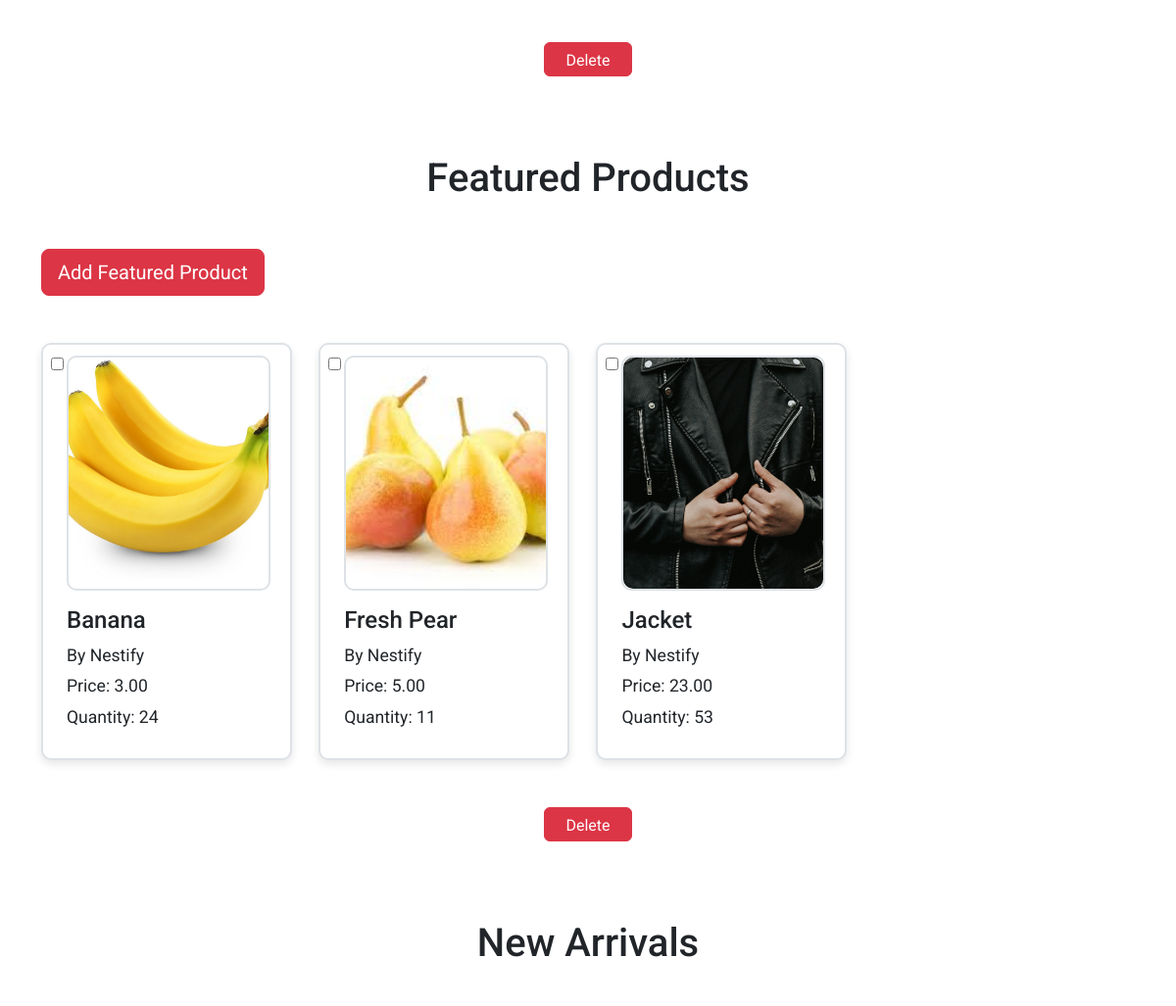
/core/owner/home/admin/ (signed in, middle part), run on an earlier commit of the app's database.
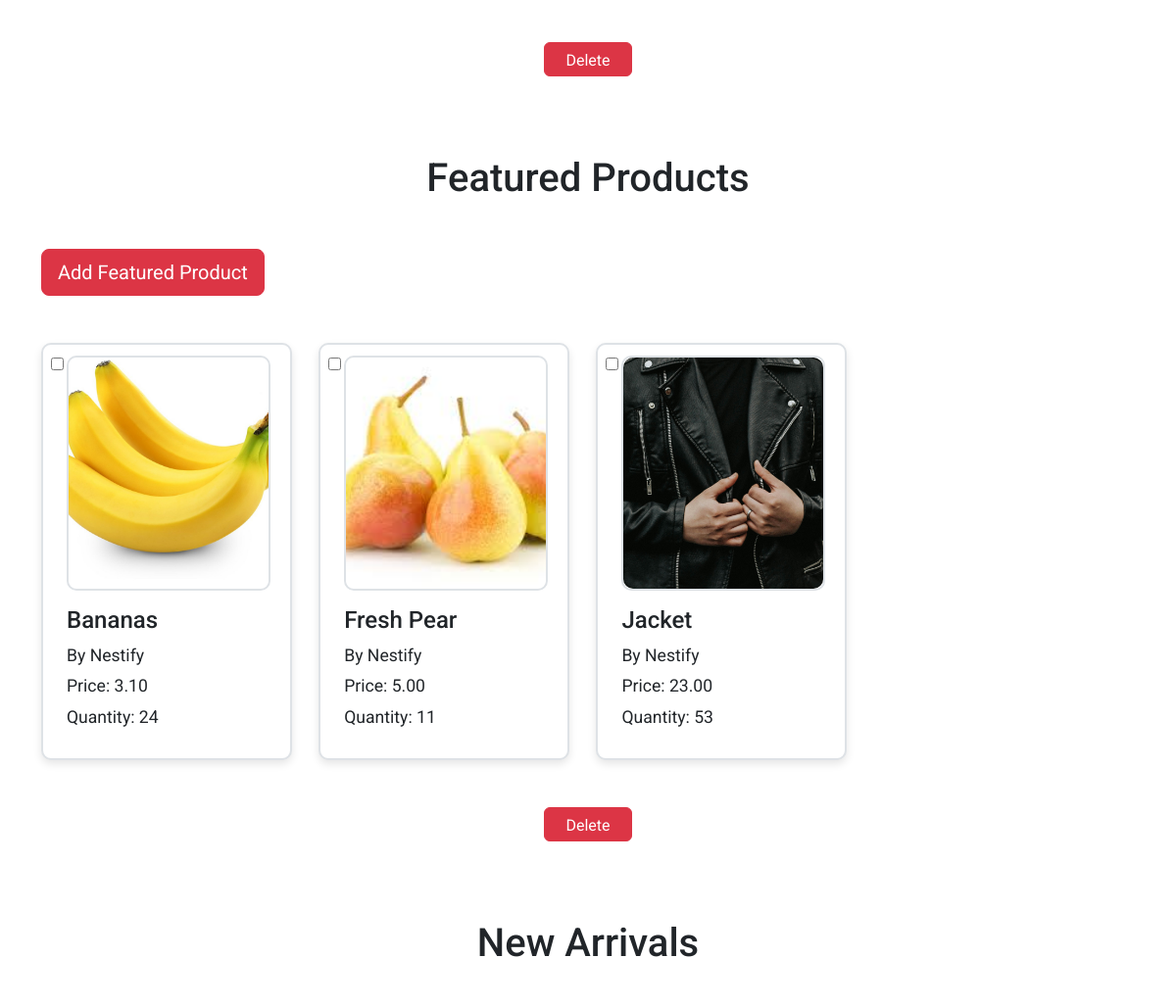
And on a later commit of the database.
### shop/models.py (models this page shows, shortened)
class FeaturedProduct(models.Model):
    featuredProductId = ShortUUIDField(unique=True, length=10, max_length=27, prefix="featuredProduct", alphabet="ABCDEF0123456789")
    shop = models.ForeignKey(Shop, related_name='shop_featured_products', on_delete=models.CASCADE)
    created_by = models.ForeignKey(settings.AUTH_USER_MODEL, related_name='user_featured_products', on_delete=models.CASCADE)
    created_at = models.DateTimeField(auto_now_add=True)
    product = models.ForeignKey(Product, related_name='product_featured_product', on_delete=models.CASCADE)
    class Meta:
        ordering = ('product__name',)
        unique_together = ('shop', 'product')
        verbose_name_plural = 'Featured Products'

class Product(models.Model):
    productId =  ShortUUIDField(unique=True, length=10, max_length=21, prefix="product", alphabet="ABCDEF0123456789")
    name = models.CharField(max_length=255)
    category = models.ForeignKey(Category, related_name='category_products', on_delete=models.CASCADE)
    image = models.ImageField(upload_to='product_directory_path', blank=True, null=True)
    video = models.ForeignKey(ProductVideo, null=True, blank=True, on_delete=models.SET_NULL, related_name="product_on_the_video")
    shop = models.ForeignKey(Shop, related_name='shop_products', on_delete=models.CASCADE)
    description = models.TextField(blank=True, null=True)
    specifications = models.TextField(blank=True, null=True)
    mfg = models.DateTimeField(auto_now_add=False, null=True, blank=True)
    price = models.DecimalField(max_digits=15, decimal_places=2)
    stock_quantity = models.PositiveIntegerField()
    created_by = models.ForeignKey(settings.AUTH_USER_MODEL, related_name='user_products', on_delete=models.CASCADE)
    created_at = models.DateTimeField(auto_now_add=True)
    updated_at = models.DateTimeField(auto_now=True)
    tags = TaggableManager(blank=True)
    sku = ShortUUIDField(unique=True, length=4, max_length=10, prefix="sku", alphabet="0123456789")
    class Meta:
        ordering = ('name',)
        unique_together = ('created_by', 'name', 'category')

class Shop(models.Model):
    shopId = ShortUUIDField(unique=True, length=10, max_length=21, prefix="shop", alphabet="ABCDEF0123456789")
    name = models.CharField(max_length=255)
    description = models.TextField(blank=False, null=False)
    image = models.ImageField(upload_to='shop_directory_path', blank=True, null=True)
    address = models.TextField(blank=False, null=False)
    contact = models.CharField(max_length=255)
    created_at = models.DateTimeField(auto_now_add=True)
    created_by = models.OneToOneField(settings.AUTH_USER_MODEL, on_delete=models.CASCADE, related_name="user_shop")
    class Meta:
        ordering = ('name',)
        unique_together = ('created_by', 'name')

### core/views.py (the view)
# urls.py: path("admin/", admin.site.urls),
def admin(request):
    user = request.user
    products = Product.objects.filter(created_by=user)
    shop = Shop.objects.get(created_by=user)
    features = Feature.objects.filter(created_by=user, shop=shop)
    create_feature_form = CreateFeature()
    featured_products = FeaturedProduct.objects.filter(created_by=user)
    new_arrivals = NewArrival.objects.filter(created_by=user)
    social_media_form = SocialMediaForm()
    return render(request, "core/owner/admin.html", {
        'shop': shop,
        'features': features,
        'products': products,
        'create_feature_form': create_feature_form,
        'featured_products': featured_products,
        'new_arrivals': new_arrivals,
        'social_media_form': social_media_form,
    })

### shop/forms.py
class CreateFeature(forms.ModelForm):
    class Meta:
        model = Feature
        fields = ('name', 'image')
        widgets = {
            'name': forms.TextInput(attrs={'class': INPUT_CLASSES}),
            'image': forms.FileInput(attrs={'class': INPUT_CLASSES})
        }
        labels = {
            'name': 'Name',
            'image': 'Image'
        }

### userauth/forms.py
class SocialMediaForm(forms.ModelForm):
    class Meta:
        model = SocialMedia
        fields = ['platform', 'url']
        widget = {
            'platform': forms.Select(choices=SocialMedia.PLATFORM_CHOICES, attrs={
                'class': INPUT_CLASSES
            }),
            'url': forms.URLInput(attrs={
                'class': INPUT_CLASSES,
                'placeholder': 'Enter your social media URL',
            }),
        }

### core/templatetags/custom_tags.py (called while the page is built)
@register.filter
def startswith(value, arg):
    return value.startswith(arg)

### templates/core/owner/admin.html (shortened to what this page needs)
{% extends "core/owner/owner-base.html" %}
{% load static %}
{% block content %}
<section class="admin_features_section">
    <div class="container">
      <div class="features-section-box">
        {% if features %}
          <button id="delete-feature-btn" class="btn btn-danger">Delete</button>
        {% else %}
          <p class="text-center">No features yet. Please add features.</p>
        {% endif %}
      </div>
    </div>
</section>
<section class="admin_featured_products_section">
    <div class="container">
      <h1 class="title">Featured Products</h1>
      <button type="button" class="btn btn-lg btn-danger modal-btn" data-bs-toggle="modal" data-bs-target="#featured-product">
        Add Featured Product
      </button>
      <div class="featured-product-box">
        {% if featured_products %}
        <ul class="list-group">
          {% for featured_product in featured_products %}
            <li class="list-group-item">
              <input type="checkbox" name="featured-product-ids" value="{{ featured_product.product.id }}" id="featured-product-{{ featured_product.product.id }}">
              <label for="featured-product-{{ featured_product.product.id }}">
                <div class="featured-product">
                  <div class="product-image">
                    {% if featured_product.product.image %}
                      <img src="{{ featured_product.product.image.url }}" alt="product image" class="img-fluid" />
                    {% else %}
                      <p>No image available</p>
                    {% endif %}
                  </div>
                  <div class="product-description">
                    <h4>{{ featured_product.product.name }}</h4>
                    <p>By {{ featured_product.shop.name }}</p>
                    <p>Price: {{ featured_product.product.price }}</p>
                    <p>Quantity: {{ featured_product.product.stock_quantity }}</p>
                  </div>
                </div>
              </label>
            </li>
          {% endfor %}
        </ul>
        <button id="delete-featured-btn" class="btn btn-danger">Delete</button>
        {% else %}
          <p>Add featured products</p>
        {% endif %}
      </div>
    </div>
  </section>
  <section class="admin_new_arrivals_section mb-6">
    <div class="container">
      <h1 class="title">New Arrivals</h1>
    </div>
  </section>
{% endblock %}

### templates/core/owner/owner-base.html (shortened to what this page needs)
{% extends "core/base.html" %}
{% load static %}

### templates/core/base.html (shortened to what this page needs)
<!DOCTYPE html>
<html lang="en">
  <head>
    {% load static %}
    {% load custom_tags %}
    <link rel="stylesheet" href="{% static 'css/style.css' %}" />
    <link rel="stylesheet" href="{% static 'css/fontawesome.css' %}" />
  </head>
  <body>
    {% block content %}
    {% endblock %}
</body>
</html>

What changed in the data, as far as the page shows it:
removed FeaturedProduct: product.image (picture), product.name "Banana", shop.name "Nestify", product.price "3.00", product.stock_quantity "24"
added FeaturedProduct: product.image (picture), product.name "Bananas", shop.name "Nestify", product.price "3.10", product.stock_quantity "24"
